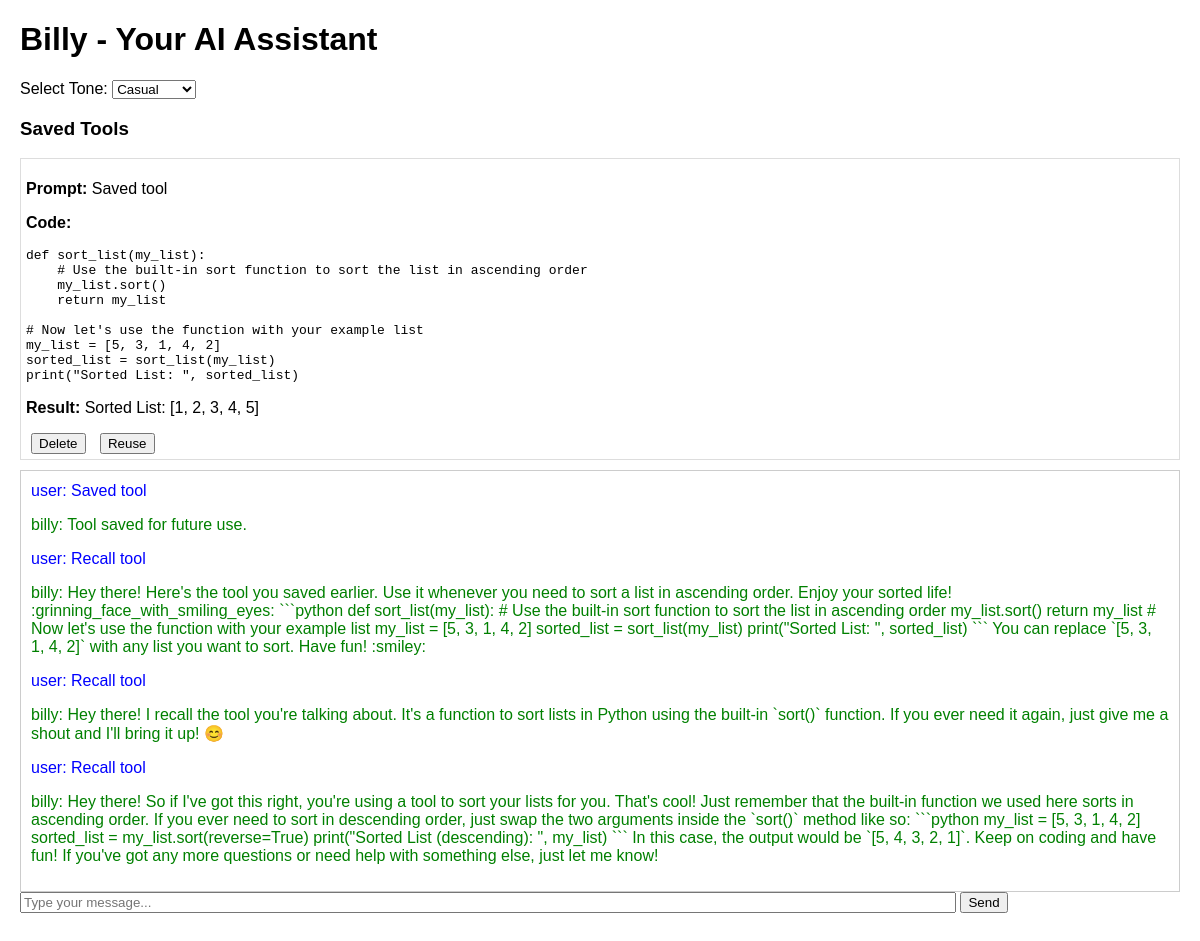
The app's page /, older data.
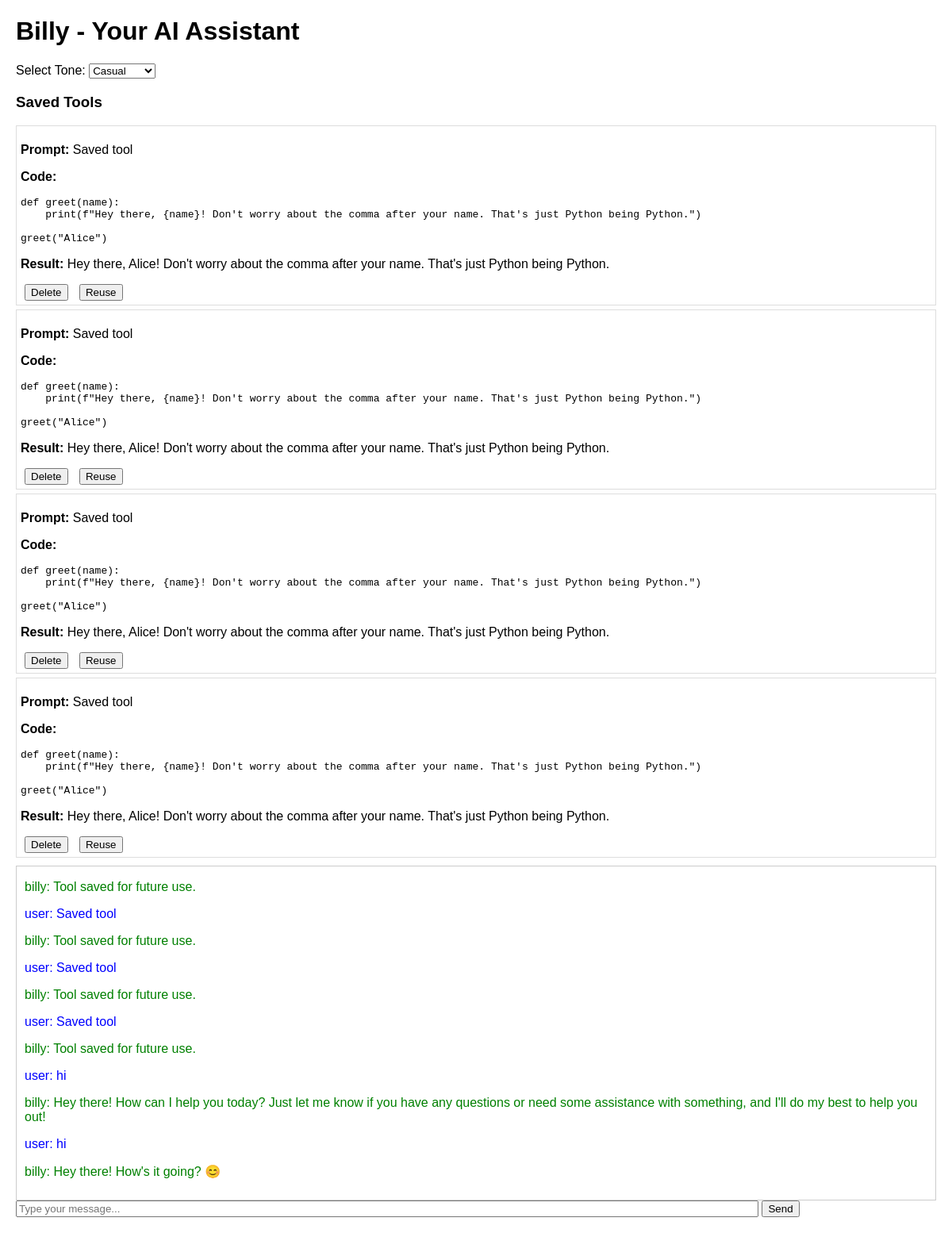
The same page, newer data.
### tables this page shows
CREATE TABLE memory (
        id INTEGER PRIMARY KEY AUTOINCREMENT,
        prompt TEXT,
        response TEXT,
        category TEXT,
        tool_code TEXT,
        tool_result TEXT,
        timestamp DATETIME DEFAULT CURRENT_TIMESTAMP
    );

### src/billy.py (the view, shortened to what this page needs)
@app.route("/", methods=["GET", "POST"])
def chat():
    global TONE, last_code, last_execution_result
    chat_history = []
    memory = load_memory()
    tools = [entry for entry in memory if entry.get("category") == "tool"]
    for entry in memory:
        chat_history.append({"role": "user", "content": entry["prompt"]})
        chat_history.append({"role": "billy", "content": entry["response"]})
    return render_template("index.html", chat_history=chat_history, tone=TONE, tools=tools)

### src/billy.py (called while the page is built)
def get_db_connection():
    conn = sqlite3.connect("/home/billybs/Projects/billy/db/billy.db")
    conn.row_factory = sqlite3.Row
    return conn

def load_memory():
    conn = get_db_connection()
    cursor = conn.cursor()
    cursor.execute("SELECT * FROM memory")
    rows = cursor.fetchall()
    conn.close()
    return [dict(row) for row in rows]

### src/templates/index.html (shortened to what this page needs)
<!DOCTYPE html>
<html>
<head>
</head>
<body>
    <h1>Billy - Your AI Assistant</h1>
    <div class="controls">
        <label for="tone">Select Tone:</label>
        <select id="tone" name="tone" onchange="updateTone()">
            <option value="casual" {% if tone == 'casual' %}selected{% endif %}>Casual</option>
        </select>
    </div>
    <div class="tools">
        <h3>Saved Tools</h3>
        {% for tool in tools %}
            <div class="tool">
                <p><strong>Prompt:</strong> {{ tool.prompt }}</p>
                <p><strong>Code:</strong> <pre>{{ tool.tool_code }}</pre></p>
                <p><strong>Result:</strong> {{ tool.tool_result }}</p>
                <button onclick="deleteTool('{{ loop.index0 }}')">Delete</button>
                <button onclick="reuseTool('{{ tool.tool_code | replace('\n', '\\n') }}')">Reuse</button>
            </div>
        {% else %}
            <p>No tools saved yet.</p>
        {% endfor %}
    </div>
    <div class="chat-box" id="chat">
        {% for message in chat_history %}
            <p class="{{ message.role }}">{{ message.role }}: {{ message.content }}</p>
        {% endfor %}
    </div>
    <form method="POST" action="/">
        <input type="text" name="prompt" id="prompt" placeholder="Type your message..." style="width: 80%;">
        <input type="submit" value="Send">
    </form>
</body>
</html>

Row changes from the older to the newer data that the page shows:
removed memory: prompt "Saved tool", tool_code "def sort_list(my_list): # Use the built-in sort function to sort the list in ascending order my_list.sort() return my_list # Now let's use the function with your example list my_list = [5, 3, 1, 4, 2] sorted_list = sort_list(my_list) print(\"Sorted List: \", sorted_list)", tool_result "Sorted List: [1, 2, 3, 4, 5]", role "user", content "Saved tool", role "billy", content "Tool saved for future use."
removed memory: role "user", content "Recall tool", role "billy", content "Hey there! Here's the tool you saved earlier. Use it whenever you need to sort a list in ascending order. Enjoy your sorted life! :grinning_face_with_smiling_eyes: ```python def sort_list(my_list): # Use the built-in sort function to sort the list in ascending order my_list.sort() return my_list # Now let's use the function with your example list my_list = [5, 3, 1, 4, 2] sorted_list = sort_list(my_list) print(\"Sorted List: \", sorted_list) ``` You can replace `[5, 3, 1, 4, 2]` with any list you want to sort. Have fun! :smiley:"
removed memory: role "user", content "Recall tool", role "billy", content "Hey there! I recall the tool you're talking about. It's a function to sort lists in Python using the built-in `sort()` function. If you ever need it again, just give me a shout and I'll bring it up! 😊"
removed memory: role "user", content "Recall tool", role "billy", content "Hey there! So if I've got this right, you're using a tool to sort your lists for you. That's cool! Just remember that the built-in function we used here sorts in ascending order. If you ever need to sort in descending order, just swap the two arguments inside the `sort()` method like so: ```python my_list = [5, 3, 1, 4, 2] sorted_list = my_list.sort(reverse=True) print(\"Sorted List (descending): \", my_list) ``` In this case, the output would be `[5, 4, 3, 2, 1]`. Keep on coding and have fun! If you've got any more questions or need help with something else, just let me know!"
added memory: prompt "Saved tool", tool_code "def greet(name): print(f\"Hey there, {name}! Don't worry about the comma after your name. That's just Python being Python.\") greet(\"Alice\")", tool_result "Hey there, Alice! Don't worry about the comma after your name. That's just Python being Python.", role "billy", content "Tool saved for future use."
added memory: prompt "Saved tool", tool_code "def greet(name): print(f\"Hey there, {name}! Don't worry about the comma after your name. That's just Python being Python.\") greet(\"Alice\")", tool_result "Hey there, Alice! Don't worry about the comma after your name. That's just Python being Python.", role "user", content "Saved tool", role "billy", content "Tool saved for future use."
added memory: prompt "Saved tool", tool_code "def greet(name): print(f\"Hey there, {name}! Don't worry about the comma after your name. That's just Python being Python.\") greet(\"Alice\")", tool_result "Hey there, Alice! Don't worry about the comma after your name. That's just Python being Python.", role "user", content "Saved tool", role "billy", content "Tool saved for future use."
added memory: prompt "Saved tool", tool_code "def greet(name): print(f\"Hey there, {name}! Don't worry about the comma after your name. That's just Python being Python.\") greet(\"Alice\")", tool_result "Hey there, Alice! Don't worry about the comma after your name. That's just Python being Python.", role "user", content "Saved tool", role "billy", content "Tool saved for future use."
added memory: role "user", content "hi", role "billy", content "Hey there! How can I help you today? Just let me know if you have any questions or need some assistance with something, and I'll do my best to help you out!"
added memory: role "user", content "hi", role "billy", content "Hey there! How's it going? 😊"
